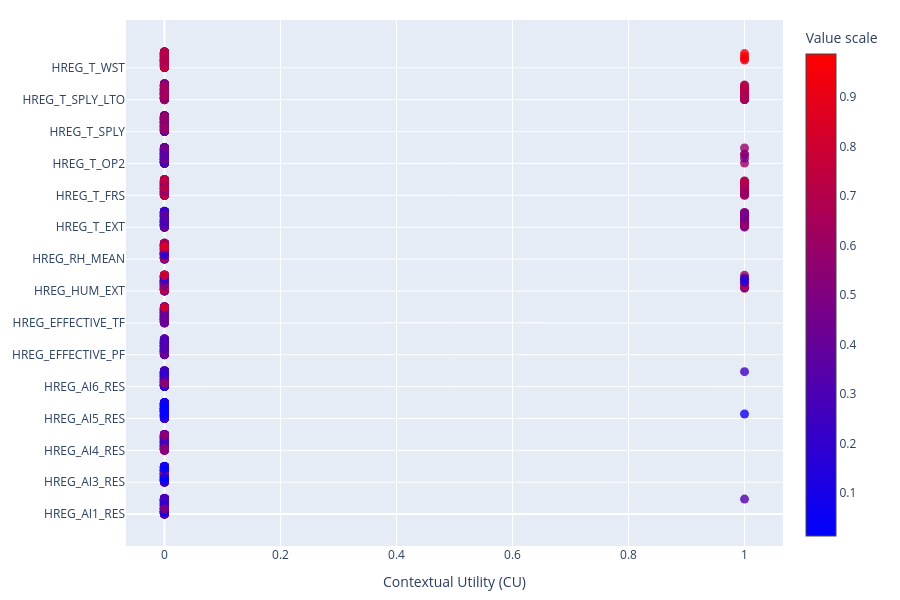

Notebook source saved alongside this figure:
### Code cell
fig = ciuplots.ciu_beeswarm(CIUres, xcol='CU', legend_title='Value scale')
fig.update_layout(height=600, width=900, margin=dict(l=20, r=20, t=20, b=20), xaxis=dict(title='Contextual Utility (CU)'))
fig.show()

### Figure 1 — Plotly figure (JSON) as saved in the notebook; plotly's stock layout.template omitted (floating-point values rounded to 4 significant figures; data arrays with more than 128 entries replaced by an {"elided": "..."} marker saying what was removed)
{"data": [{"marker": {"color": {"elided": "330 float values"}, "colorbar": {"title": {"text": "Value scale"}}, "colorscale": [[0, "blue"], [1, "red"]], "opacity": 0.8, "size": 9}, "mode": "markers", "name": "HREG_AI1_RES", "type": "scatter", "x": {"elided": "330 int values"}, "y": {"elided": "4950 float values"}}, {"marker": {"color": {"elided": "330 float values"}, "colorscale": [[0, "blue"], [1, "red"]], "opacity": 0.8, "size": 9}, "mode": "markers", "name": "HREG_AI3_RES", "type": "scatter", "x": {"elided": "330 int values"}, "y": {"elided": "4950 float values"}}, {"marker": {"color": {"elided": "330 float values"}, "colorscale": [[0, "blue"], [1, "red"]], "opacity": 0.8, "size": 9}, "mode": "markers", "name": "HREG_AI4_RES", "type": "scatter", "x": {"elided": "330 int values"}, "y": {"elided": "4950 float values"}}, {"marker": {"color": {"elided": "330 float values"}, "colorscale": [[0, "blue"], [1, "red"]], "opacity": 0.8, "size": 9}, "mode": "markers", "name": "HREG_AI5_RES", "type": "scatter", "x": {"elided": "330 int values"}, "y": {"elided": "4950 float values"}}, {"marker": {"color": {"elided": "330 float values"}, "colorscale": [[0, "blue"], [1, "red"]], "opacity": 0.8, "size": 9}, "mode": "markers", "name": "HREG_AI6_RES", "type": "scatter", "x": {"elided": "330 int values"}, "y": {"elided": "4950 float values"}}, {"marker": {"color": {"elided": "330 float values"}, "colorscale": [[0, "blue"], [1, "red"]], "opacity": 0.8, "size": 9}, "mode": "markers", "name": "HREG_EFFECTIVE_PF", "type": "scatter", "x": {"elided": "330 int values"}, "y": {"elided": "4950 float values"}}, {"marker": {"color": {"elided": "330 float values"}, "colorscale": [[0, "blue"], [1, "red"]], "opacity": 0.8, "size": 9}, "mode": "markers", "name": "HREG_EFFECTIVE_TF", "type": "scatter", "x": {"elided": "330 int values"}, "y": {"elided": "4950 float values"}}, {"marker": {"color": {"elided": "330 float values"}, "colorscale": [[0, "blue"], [1, "red"]], "opacity": 0.8, "size": 9}, "mode": "markers", "name": "HREG_HUM_EXT", "type": "scatter", "x": {"elided": "330 int values"}, "y": {"elided": "4950 float values"}}, {"marker": {"color": {"elided": "330 float values"}, "colorscale": [[0, "blue"], [1, "red"]], "opacity": 0.8, "size": 9}, "mode": "markers", "name": "HREG_RH_MEAN", "type": "scatter", "x": {"elided": "330 int values"}, "y": {"elided": "4950 float values"}}, {"marker": {"color": {"elided": "330 float values"}, "colorscale": [[0, "blue"], [1, "red"]], "opacity": 0.8, "size": 9}, "mode": "markers", "name": "HREG_T_EXT", "type": "scatter", "x": {"elided": "330 int values"}, "y": {"elided": "4950 float values"}}, {"marker": {"color": {"elided": "330 float values"}, "colorscale": [[0, "blue"], [1, "red"]], "opacity": 0.8, "size": 9}, "mode": "markers", "name": "HREG_T_FRS", "type": "scatter", "x": {"elided": "330 int values"}, "y": {"elided": "4950 float values"}}, {"marker": {"color": {"elided": "330 float values"}, "colorscale": [[0, "blue"], [1, "red"]], "opacity": 0.8, "size": 9}, "mode": "markers", "name": "HREG_T_OP2", "type": "scatter", "x": {"elided": "330 int values"}, "y": {"elided": "4950 float values"}}, {"marker": {"color": {"elided": "330 float values"}, "colorscale": [[0, "blue"], [1, "red"]], "opacity": 0.8, "size": 9}, "mode": "markers", "name": "HREG_T_SPLY", "type": "scatter", "x": {"elided": "330 int values"}, "y": {"elided": "4950 float values"}}, {"marker": {"color": {"elided": "330 float values"}, "colorscale": [[0, "blue"], [1, "red"]], "opacity": 0.8, "size": 9}, "mode": "markers", "name": "HREG_T_SPLY_LTO", "type": "scatter", "x": {"elided": "330 int values"}, "y": {"elided": "4950 float values"}}, {"marker": {"color": {"elided": "330 float values"}, "colorscale": [[0, "blue"], [1, "red"]], "opacity": 0.8, "size": 9}, "mode": "markers", "name": "HREG_T_WST", "type": "scatter", "x": {"elided": "330 int values"}, "y": {"elided": "4950 float values"}}], "layout": {"coloraxis": {"showscale": true}, "height": 600, "legend": {"title": {"text": "My Legend Title"}}, "margin": {"b": 20, "l": 20, "r": 20, "t": 20}, "showlegend": false, "width": 900, "xaxis": {"title": {"text": "Contextual Utility (CU)"}}, "yaxis": {"ticktext": ["HREG_AI1_RES", "HREG_AI3_RES", "HREG_AI4_RES", "HREG_AI5_RES", "HREG_AI6_RES", "HREG_EFFECTIVE_PF", "HREG_EFFECTIVE_TF", "HREG_HUM_EXT", "HREG_RH_MEAN", "HREG_T_EXT", "HREG_T_FRS", "HREG_T_OP2", "HREG_T_SPLY", "HREG_T_SPLY_LTO", "HREG_T_WST"], "tickvals": [0, 1, 2, 3, 4, 5, 6, 7, 8, 9, 10, 11, 12, 13, 14]}}}
